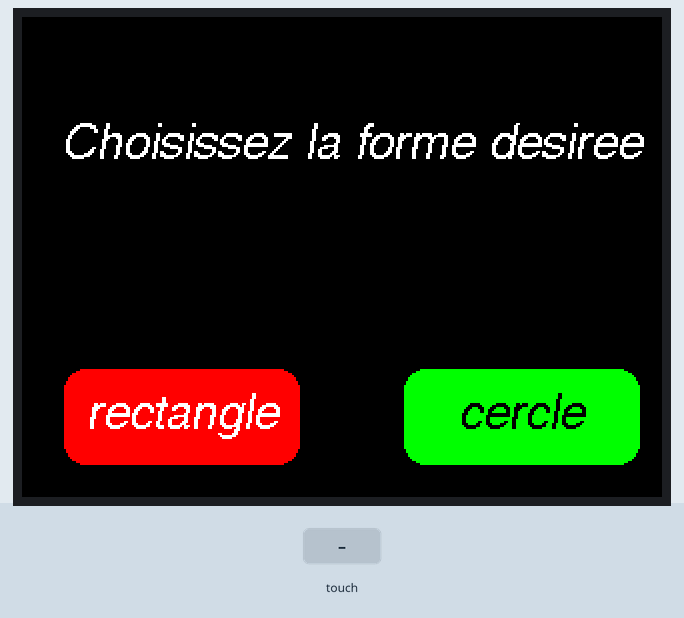
Recording of a sketch running on a simulated ESP32. Shown: 320×240 colour display. The test bench sets the inputs (shaded band). What the sketch prints to the serial monitor is not drawn.

Above: at 1.5 s.
1.6 s: screen touched at 13 % across, 90 % down
At 2.6 s:
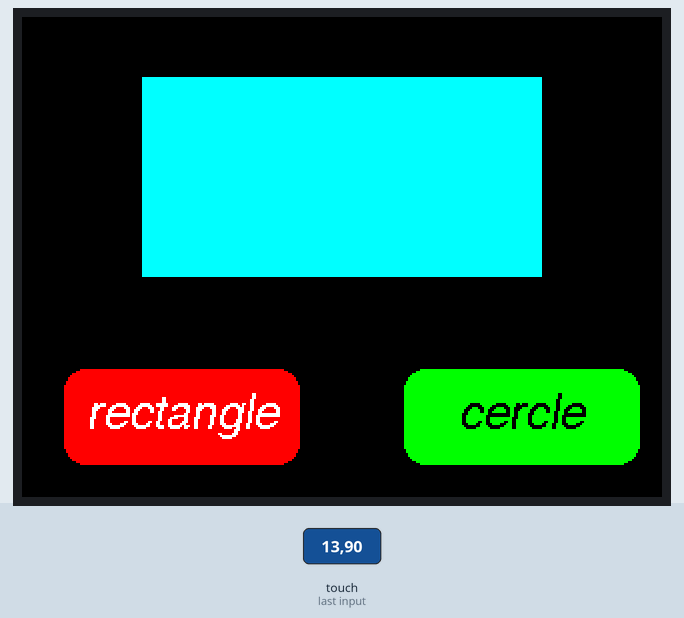
3.2 s: screen touched at 62 % across, 90 % down
At 3.6 s:
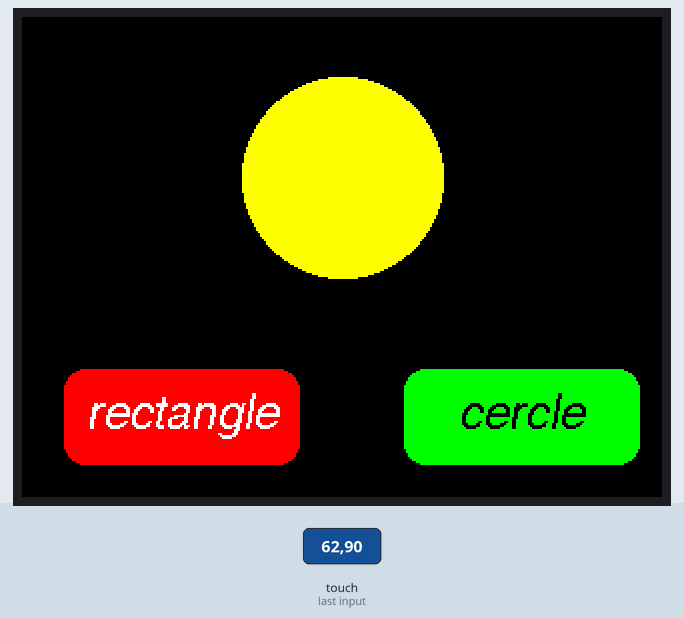
Timing chart, 0 to 6.2 s (numbered marks = the images above; inputs shaded):
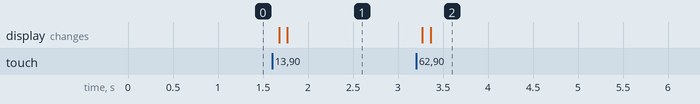

Measured:
- after the input at 1.6 s, the display: first changes after 0.08 s (image 1 shows a later state)
- after the input at 3.2 s, the display: first changes after 0.07 s (image 2 shows a later state)

The sketch:

sketch_jun27a.ino
```cpp
/*
  Démonstration d'écran tactile à deux "boutons"
  TFT SPI 2.4" 320 X 240 pixels
  Plus d'infos:
  https://electroniqueamateur.blogspot.com/2021/04/utilisation-dun-ecran-tactile-tft-spi.html
*/

#include <SPI.h>
#include <TFT_eSPI.h>

TFT_eSPI tft = TFT_eSPI(); // https://github.com/Bodmer/TFT_eSPI

// Création de 2 objets boutons
#define NOMBRE_BOUTONS 2
TFT_eSPI_Button bouton[NOMBRE_BOUTONS];

void setup() {
  Serial.begin(9600);
  tft.init();
  tft.setRotation(3);  // portrait: 0 ou 2, paysage: 1 ou 3.

  touch_calibrate();  // procédure de calibration de l'écran tactile

  // affichage d'un message à l'écran:
  tft.fillScreen(TFT_BLACK); // on efface tout (fond noir)
  tft.setFreeFont(&FreeSansOblique12pt7b); // police de caractère
  tft.setCursor(20, 70); // position du début du message
  tft.setTextSize(1);
  tft.setTextColor(TFT_WHITE, TFT_BLACK);
  tft.println("Choisissez la forme desiree");

  // création de deux boutons

  // premier bouton: son centre est positionné à x = 80 et y = 200, largeur 120,
  // hauteur 50, contour en noir, remplissage rouge, texte en blanc, taille de texte 1.
  bouton[0].initButton(&tft, 80, 200, 120, 50, TFT_BLACK, TFT_RED, TFT_WHITE, "rectangle", 1);
  bouton[0].drawButton();

  // deuxième bouton: son centre est positionné à x = 250 et y = 200, largeur 120,
  // hauteur 50, contour en noir, remplissage vert, texte en noir, taille de texte 1.
  bouton[1].initButton(&tft, 250, 200, 120, 50, TFT_BLACK, TFT_GREEN, TFT_BLACK, "cercle", 1);
  bouton[1].drawButton();
}

//------------------------------------------------------------------------------------------

void loop(void) {

  uint16_t t_x = 0, t_y = 0; // coordonnées touchées par l'utilisateur

  boolean pressed = tft.getTouch(&t_x, &t_y); // vrai si contact avec l'écran
  if(pressed){
    Serial.println("toucher");
  }
  // On vérifie si la position du contact correspond à celle d'un bouton
  for (uint8_t numero = 0; numero < NOMBRE_BOUTONS; numero++) {
    if (pressed && bouton[numero].contains(t_x, t_y)) {
      bouton[numero].press(true);
    } else {
      bouton[numero].press(false);
    }
  }

  // Vérifions maintenant si l'état d'un des boutons a changé
  for (uint8_t numero = 0; numero < NOMBRE_BOUTONS; numero++) {

    // si le bouton vient d'être relâché, on le redessine avec sa forme normale
    if (bouton[numero].justReleased()) {
      bouton[numero].drawButton();
    }

    // si le bouton vient d'être pressé...
    if (bouton[numero].justPressed()) {
      bouton[numero].drawButton(true);  // on le redessine avec les couleurs inversées

      // ...puis on fait ce que l'utilisateur a demandé:

      switch (numero) {
        case 0:    // premier bouton
          tft.fillRect(0, 0, 320, 160, TFT_BLACK); // pour effacer le dessin précédent
          tft.fillRect(60, 30, 200, 100, TFT_CYAN); // rectangle 200 de largeur et 100 de hauteur
          break;
        case 1:    // deuxième bouton
          tft.fillRect(0, 0, 320, 160, TFT_BLACK); // pour effacer le dessin précédent
          tft.fillCircle(160, 80, 50, TFT_YELLOW); // cercle centré à x = 160 et y = 80
          break;
      }
      delay(10); // anti-rebond
    }
  }
}

// procédure de calibration de l'écran tactile
void touch_calibrate()
{
  uint16_t calData[5];
  uint8_t calDataOK = 0;

  tft.fillScreen(TFT_BLACK);
  tft.setCursor(25, 70);
  tft.setTextFont(2);
  tft.setTextSize(2);
  tft.setTextColor(TFT_WHITE, TFT_BLACK);
  tft.println("Touchez l'ecran a ");
  tft.setCursor(15, 110);
  tft.println("chaque coin indique.");
  tft.setTextFont(1);
  tft.println();
  tft.calibrateTouch(calData, TFT_YELLOW, TFT_BLACK, 20);
  tft.setTextColor(TFT_GREEN, TFT_BLACK);
  tft.println("Calibration terminee!");
}
```
